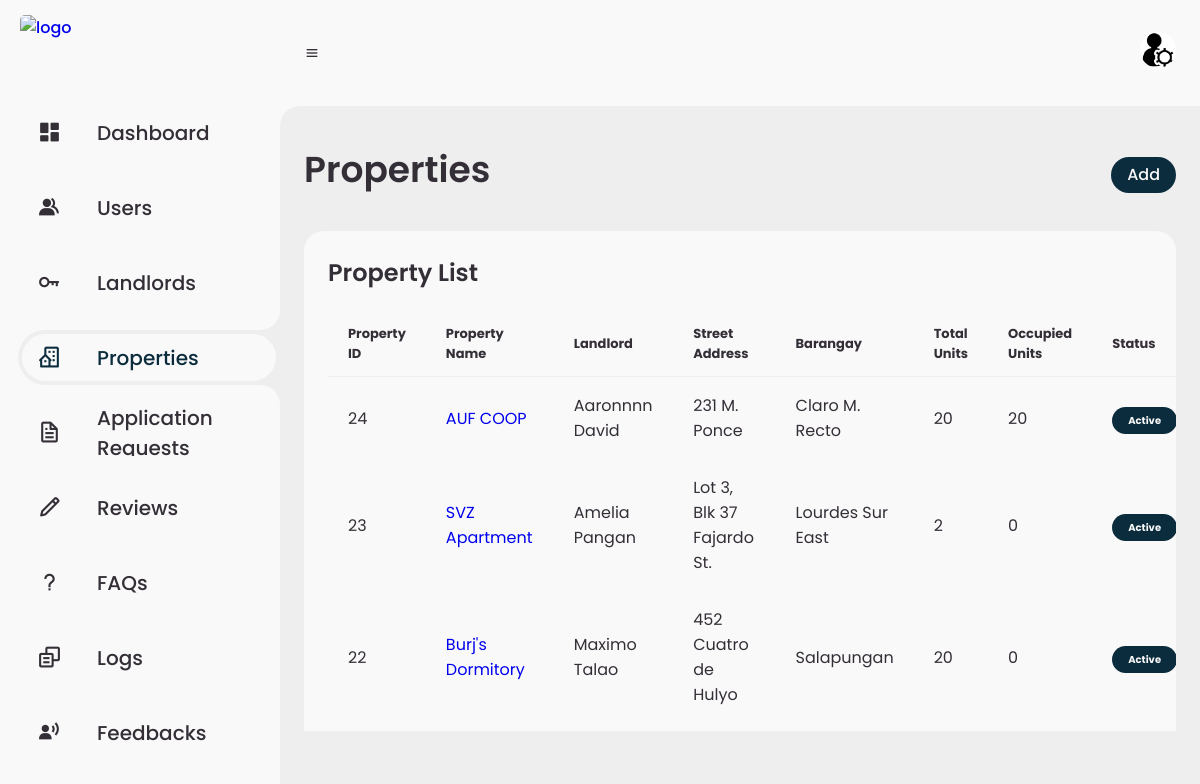
The app's page /admin/properties.php (signed in) with its own data.
### tables this page shows
CREATE TABLE `apt_properties` (
  `property_id` int(11) NOT NULL,
  `property_type` varchar(255) NOT NULL,
  `property_name` varchar(255) NOT NULL,
  `landlord_id` int(11) NOT NULL,
  `status` int(1) NOT NULL
);

CREATE TABLE `apt_property_images` (
  `image_id` int(11) NOT NULL,
  `property_id` int(11) NOT NULL,
  `image_path` varchar(255) NOT NULL,
  `title` varchar(255) DEFAULT NULL,
  `thumbnail` tinyint(1) NOT NULL,
  `status` int(1) NOT NULL
);

CREATE TABLE `apt_user_information` (
  `user_id` int(11) NOT NULL,
  `first_name` varchar(50) NOT NULL,
  `last_name` varchar(50) NOT NULL,
  `contact_number` varchar(15) NOT NULL,
  `user_type` int(1) NOT NULL,
  `status` int(1) NOT NULL
);

CREATE TABLE `apt_property_locations` (
  `property_id` int(11) NOT NULL,
  `property_number` varchar(255) NOT NULL,
  `street` varchar(255) NOT NULL,
  `barangay` varchar(255) NOT NULL,
  `city` varchar(255) NOT NULL,
  `province` varchar(255) NOT NULL,
  `region` varchar(255) NOT NULL,
  `latitude` varchar(255) NOT NULL,
  `longitude` varchar(255) NOT NULL,
  `status` int(1) NOT NULL
);

CREATE TABLE `apt_property_details` (
  `property_id` int(11) NOT NULL,
  `description` text DEFAULT NULL,
  `total_floors` int(20) NOT NULL,
  `total_units` int(3) NOT NULL,
  `occupied_units` int(11) NOT NULL,
  `lowest_rate` float NOT NULL,
  `electric_bill` varchar(255) DEFAULT NULL,
  `water_bill` varchar(255) DEFAULT NULL,
  `reservation_fee` float NOT NULL,
  `advance_deposit` float NOT NULL,
  `gcash` varchar(255) DEFAULT NULL,
  `maya` varchar(255) DEFAULT NULL,
  `credit_card` varchar(255) DEFAULT NULL,
  `cash` tinyint(1) NOT NULL,
  `status` int(1) NOT NULL
);

### models/Property.php (called while the page is built, shortened)
<?php
class Property
{
	protected $connection;
	public function setConnection($connection)
	{
		$this->connection = $connection;
	}
    public function getProperties(){
		try {
            $sql = "SELECT * FROM apt_properties
            INNER JOIN apt_user_information ON apt_properties.landlord_id=apt_user_information.user_id
            INNER JOIN apt_property_details ON apt_properties.property_id=apt_property_details.property_id
            INNER JOIN apt_property_locations ON apt_properties.property_id=apt_property_locations.property_id
            INNER JOIN apt_property_amenities ON apt_properties.property_id=apt_property_amenities.property_id
            INNER JOIN apt_property_images ON apt_properties.property_id=apt_property_images.property_id
            WHERE apt_user_information.user_type=1 AND apt_properties.status=1 GROUP BY apt_properties.property_id;";
            $data = $this->connection->query($sql)->fetchAll();
            return $data;
        } catch (Exception $e) {
            error_log($e->getMessage());
        }
	}
}

### admin/properties.php (the view, shortened to what this page needs)
<!DOCTYPE html>
<html lang="en">
<head>
	<link href='https://unpkg.com/boxicons@2.0.9/css/boxicons.min.css' rel='stylesheet'>
	<link rel="stylesheet" href="css/adminstyle.css">
	<link rel="stylesheet" href="https://cdnjs.cloudflare.com/ajax/libs/font-awesome/6.2.1/css/all.min.css" />
</head>
<body>
    <?php include ('sidebar.php'); ?>
	<section id="content">
		<?php include('navbar.php');?>
		<main>
			<div class="head-title">
				<div class="left">
					<h1>Properties</h1>
				</div>
                <a href="apply-property" class="btn-add">
                    <span class="text">Add</span>
                </a>
			</div>
			<div style="overflow-y:scroll; max-height:500px; scrollbar-width:none; " class="table-data">
				<div class="order">
					<div class="head">
						<h3>Property List</h3>
					</div>
					<table>
						<thead>
							<tr>
								<th>Property ID</th>
								<th>Property Name</th>
								<th>Landlord</th>
								<th>Street Address</th>
								<th>Barangay</th>
                                <th>Total Units</th>
                                <th>Occupied Units</th>
								<th>Status</th>
							</tr>
						</thead>
						<tbody>
                            <?php
                                $property = new Property();
                                $property->setConnection($connection);
                                $properties = array_reverse($property->getProperties());
                                foreach($properties as $property){
                                    if($property['status']===1){
                                        $status = 'Active';
                                    } else if ($property['status']===2){
                                        $status = 'Pending';
                                    }
                                    $property_id = $property['property_id'];
                                    $property_name = $property['property_name'];
                                    $full_name = $property['first_name'] . ' ' . $property['last_name'];
                                    $street_address = $property['property_number'] .' '. $property['street'];
                                    $barangay = $property['barangay'];
                                    $total_units = $property['total_units'];
                                    $occupied_units = $property['occupied_units'];
                            ?>
							<tr>
								<td>
                                    <?php echo $property_id ?>
								</td>
								<td><p><a href="view?property_id=<?php echo $property_id ?>"><?php echo $property_name ?></a></p></td>
								<td><p><?php echo $full_name ?></p></td>
								<td><p><?php echo $street_address ?></p></td>
								<td><p><?php echo $barangay ?></p></td>
                                <td><p><?php echo $total_units ?></p></td>
                                <td><p><?php echo $occupied_units ?></p></td>
								<td><span class="status completed"><?php echo $status?></span></td>
							</tr>
                            <?php } ?>
						</tbody>
					</table>
				</div>
			</div>
		</main>
	</section>
</body>
</html>

### admin/css/adminstyle.css (style rules this page uses)
* { margin: 0; padding: 0; box-sizing: border-box; font-family: 'Poppins', sans-serif; }
a { text-decoration: none; }
:root { --poppins: 'Poppins', sans-serif; --lato: 'Lato', sans-serif; --light: #F9F9F9; --blue: #0b2c3c; --light-blue: #CFE8FF; --grey: #eee; --dark-grey: #AAAAAA; --dark: #342E37; --red: #DB504A; --yellow: #FFCE26; --light-yellow: #FFF2C6; --orange: #ff5a3d; --light-orange: #FFE0D3; }
html { overflow-x: hidden; }
body { background: var(--grey); overflow-x: hidden; }
#content { position: relative; width: calc(100% - 280px); left: 280px; transition: .3s ease; }
#content main { width: 100%; padding: 36px 24px; font-family: var(--poppins); max-height: calc(100vh - 56px); overflow-y: hidden; }
#content main .head-title { display: flex; align-items: center; justify-content: space-between; grid-gap: 16px; flex-wrap: wrap; }
#content main .head-title .left h1 { font-size: 36px; font-weight: 600; margin-bottom: 10px; color: var(--dark); }
#content main .head-title .btn-add { height: 36px; padding: 0 16px; border-radius: 36px; background: var(--blue); color: var(--light); display: flex; justify-content: center; align-items: center; grid-gap: 10px; font-weight: 500; }
#content main .table-data { display: flex; flex-wrap: wrap; grid-gap: 24px; margin-top: 24px; width: 100%; color: var(--dark); }
.table-data { -ms-overflow-style:none; }
#content main .table-data > div { border-radius: 20px; background: var(--light); padding: 24px; overflow-x: auto; }
#content main .table-data .head { display: flex; align-items: center; grid-gap: 16px; margin-bottom: 24px; }
#content main .table-data .head h3 { margin-right: auto; font-size: 24px; font-weight: 600; }
#content main .table-data .order { flex-grow: 1; flex-basis: 500px; }
#content main .table-data .order table { width: 100%; border-collapse: collapse; }
#content main .table-data .order table th { padding-bottom: 12px; font-size: 13px; text-align: left; border-bottom: 1px solid var(--grey); }
#content main .table-data .order table td { padding: 16px 20px; }
#content main .table-data .order table tr td .status { font-size: 10px; padding: 6px 16px; color: var(--light); border-radius: 20px; font-weight: 700; }
#content main .table-data .order table tr td .status.completed { background: var(--blue); }
.table-data th, .table-data td { padding: 10px 20px; text-align: left; }

### records on screen
apt_properties: apt_property_images.property_id "24", property_name "AUF COOP", landlord.last_name "Aaronnnn David", apt_property_locations.property_number+street "231 M. Ponce", apt_property_locations.barangay "Claro M. Recto", apt_property_details.total_units "20", apt_property_details.occupied_units "20", apt_property_images.status "Active"
apt_properties: apt_property_images.property_id "23", property_name "SVZ Apartment", landlord.last_name "Amelia Pangan", apt_property_locations.property_number+street "Lot 3, Blk 37 Fajardo St.", apt_property_locations.barangay "Lourdes Sur East", apt_property_details.total_units "2", apt_property_details.occupied_units "0", apt_property_images.status "Active"
apt_properties: apt_property_images.property_id "22", property_name "Burj's Dormitory", landlord.last_name "Maximo Talao", apt_property_locations.property_number+street "452 Cuatro de Hulyo", apt_property_locations.barangay "Salapungan", apt_property_details.total_units "20", apt_property_details.occupied_units "0", apt_property_images.status "Active"

### other values on screen
$pageTitle "Dashboard"
$pageTitle "Users"
$pageTitle "Landlords"
$pageTitle "Properties"
$pageTitle "Application Requests"
$pageTitle "Reviews"
$pageTitle "FAQs"
$pageTitle "Logs"
$pageTitle "Feedbacks"
